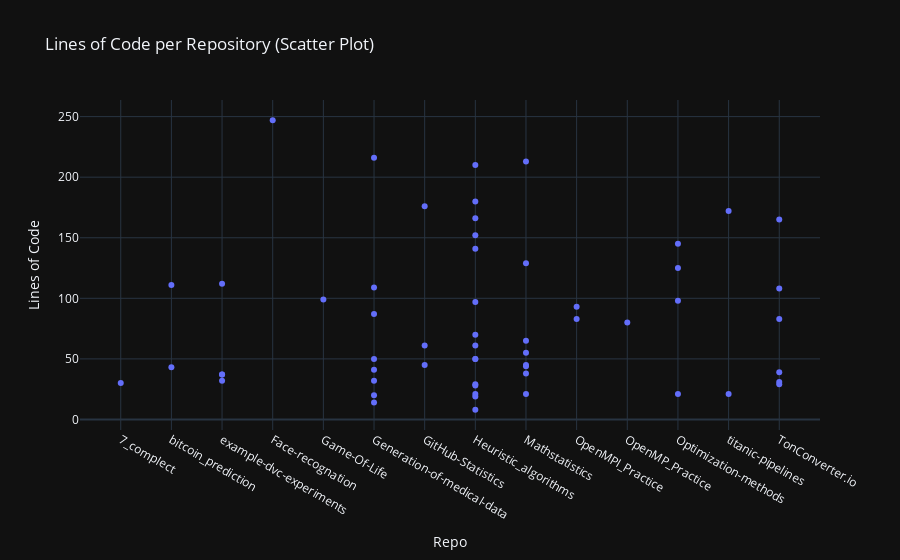

Notebook source saved alongside this figure:
### Code cell
fig3 = px.scatter(data, x='Repo', y=LC, title='Lines of Code per Repository (Scatter Plot)', hover_data={'File': True, 'Repo': False})
fig3.show()

### Figure 1 — Plotly figure (JSON) as saved in the notebook; plotly's stock layout.template omitted (floating-point values rounded to 4 significant figures)
{"data": [{"customdata": [["main.py"], ["engine.py"], ["test.py"], ["data_load.py"], ["data_split.py"], ["featurize.py"], ["train.py"], ["main.py"], ["main.py"], ["Anonymity.py"], ["CreateData.py"], ["Decode.py"], ["parsing_doctors.py"], ["parsing_illness.py"], ["get_fun.py"], ["input.py"], ["schedule.py"], ["app.py"], ["main.py"], ["statsplots.py"], ["main.py"], ["ant.py"], ["genetic.py"], ["neighborhood.py"], ["simulated_annealing.py"], ["swarm.py"], ["all_functions.py"], ["body.py"], ["show.py"], ["widgets.py"], ["annealing_window.py"], ["ant_window.py"], ["genetic_window.py"], ["neighbor_window.py"], ["swarm_window.py"], ["LRR.py"], ["BRR.py"], ["QRR.py"], ["RRR.py"], ["dfprepare.py"], ["mathstats.py"], ["mathstatsplots.py"], ["regression.py"], ["doExperiments.py"], ["myplots.py"], ["myplots.py"], ["dz1.py"], ["dz2.py"], ["dz4.py"], ["number_method.py"], ["dfprepare.py"], ["models.py"], ["converter.py"], ["main.py"], ["converter.py"], ["keyboards.py"], ["main.py"], ["converter.py"]], "hovertemplate": "Lines of Code=%{y}<br>File=%{customdata[0]}<extra></extra>", "legendgroup": "", "marker": {"color": "#636efa", "symbol": "circle"}, "mode": "markers", "name": "", "orientation": "v", "showlegend": false, "x": ["7_complect", "bitcoin_prediction", "bitcoin_prediction", "example-dvc-experiments", "example-dvc-experiments", "example-dvc-experiments", "example-dvc-experiments", "Face-recognation", "Game-Of-Life", "Generation-of-medical-data", "Generation-of-medical-data", "Generation-of-medical-data", "Generation-of-medical-data", "Generation-of-medical-data", "Generation-of-medical-data", "Generation-of-medical-data", "Generation-of-medical-data", "GitHub-Statistics", "GitHub-Statistics", "GitHub-Statistics", "Heuristic_algorithms", "Heuristic_algorithms", "Heuristic_algorithms", "Heuristic_algorithms", "Heuristic_algorithms", "Heuristic_algorithms", "Heuristic_algorithms", "Heuristic_algorithms", "Heuristic_algorithms", "Heuristic_algorithms", "Heuristic_algorithms", "Heuristic_algorithms", "Heuristic_algorithms", "Heuristic_algorithms", "Heuristic_algorithms", "Mathstatistics", "Mathstatistics", "Mathstatistics", "Mathstatistics", "Mathstatistics", "Mathstatistics", "Mathstatistics", "Mathstatistics", "OpenMPI_Practice", "OpenMPI_Practice", "OpenMP_Practice", "Optimization-methods", "Optimization-methods", "Optimization-methods", "Optimization-methods", "titanic-pipelines", "titanic-pipelines", "TonConverter.io", "TonConverter.io", "TonConverter.io", "TonConverter.io", "TonConverter.io", "TonConverter.io"], "xaxis": "x", "y": [30, 111, 43, 32, 37, 37, 112, 247, 99, 87, 50, 41, 14, 20, 216, 109, 32, 176, 61, 45, 61, 97, 180, 50, 70, 166, 50, 141, 210, 152, 19, 21, 28, 8, 29, 38, 45, 44, 55, 21, 129, 213, 65, 83, 93, 80, 98, 125, 145, 21, 21, 172, 29, 108, 83, 39, 165, 31], "yaxis": "y", "type": "scatter"}], "layout": {"xaxis": {"anchor": "y", "domain": [0.0, 1.0], "title": {"text": "Repo"}}, "yaxis": {"anchor": "x", "domain": [0.0, 1.0], "title": {"text": "Lines of Code"}}, "legend": {"tracegroupgap": 0}, "title": {"text": "Lines of Code per Repository (Scatter Plot)"}}}
